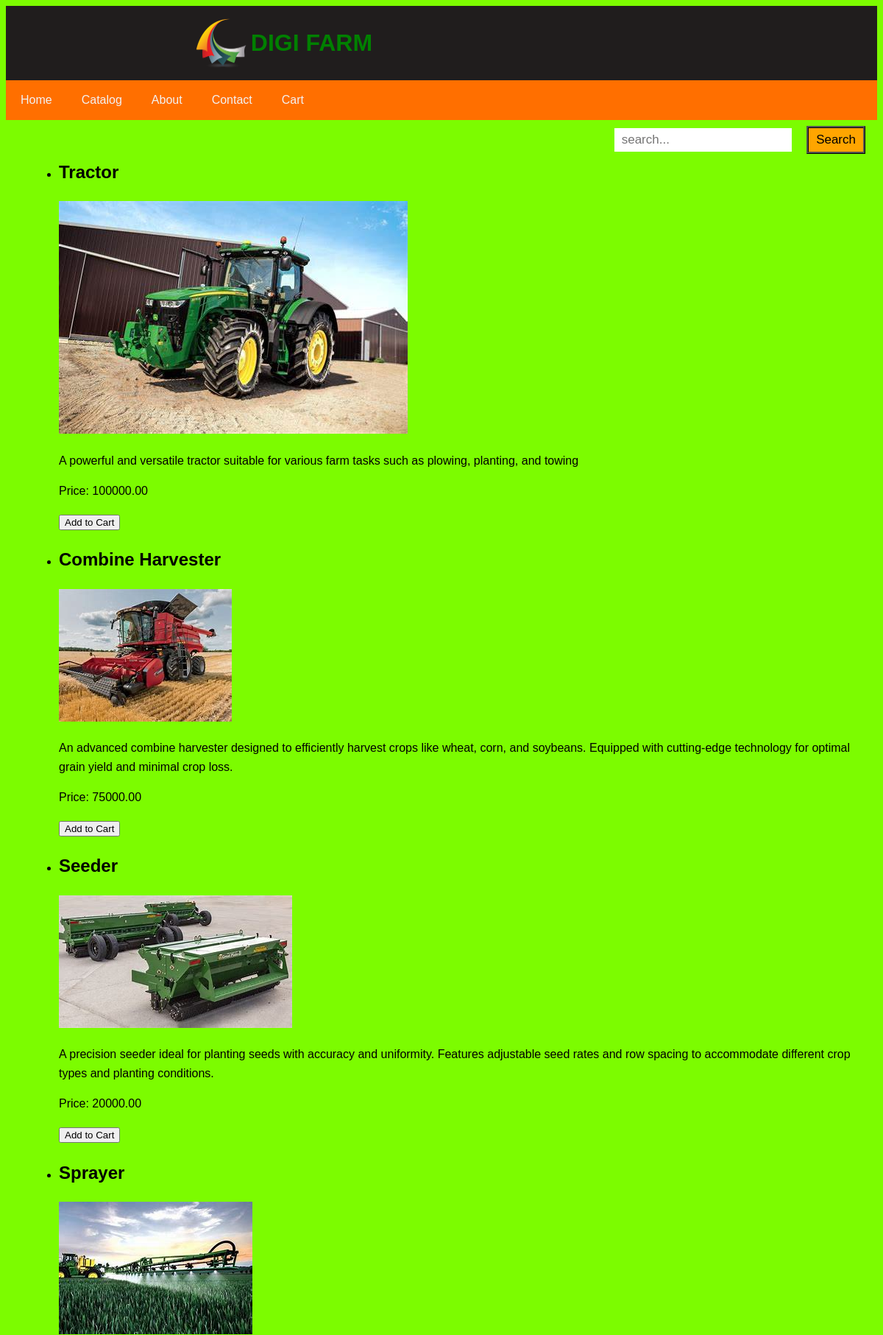
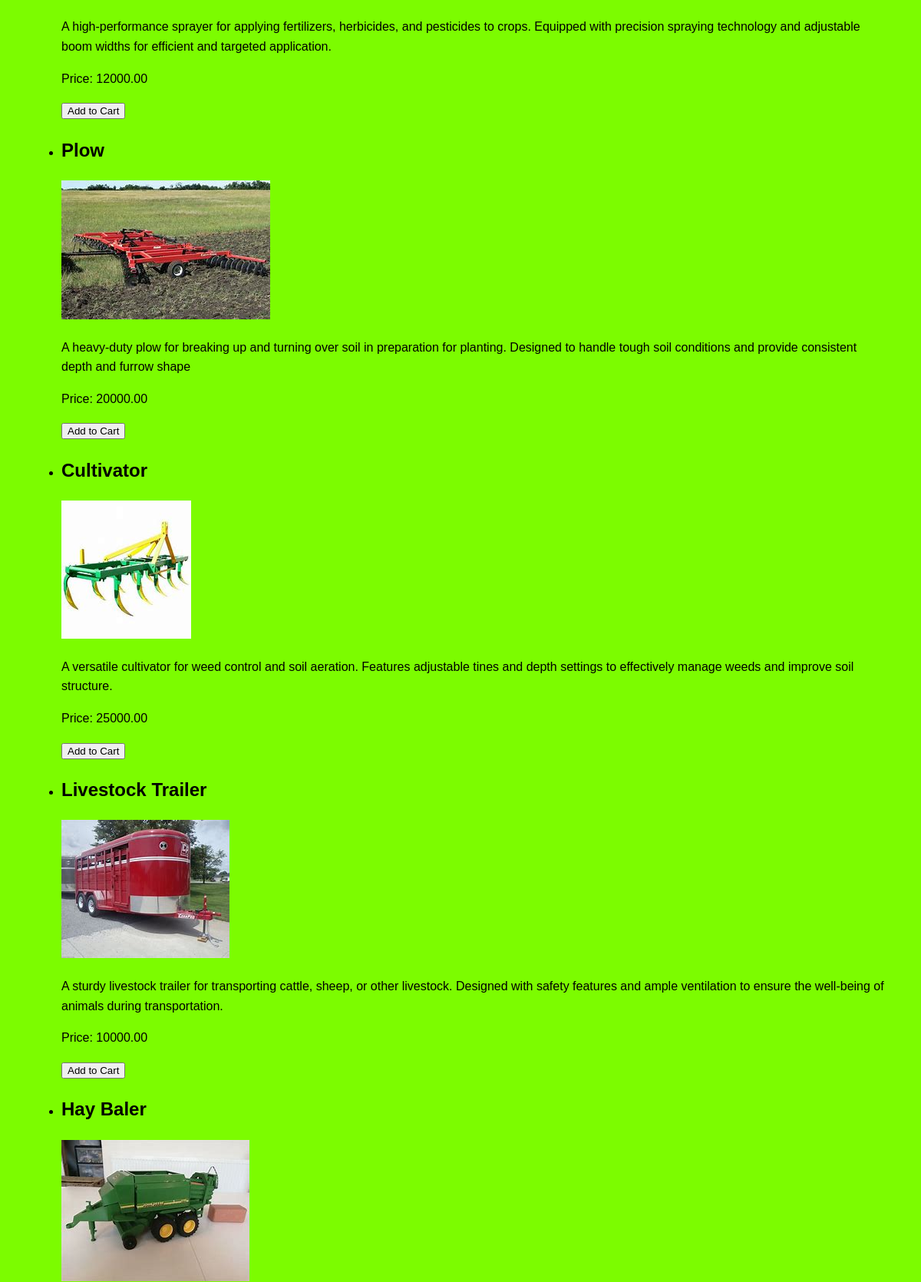
The app's page /search/ (upper part) with its own data (2 pictures, top to bottom).
### hello/models.py (models this page shows, shortened)
class FarmingEquipment(models.Model):
  name = models.CharField(max_length=255, unique=True)  # Enforces unique product names
  image = models.ImageField(upload_to='hello/images')
  description = models.TextField()  # Allows for longer descriptions
  price = models.DecimalField(max_digits=10, decimal_places=2)

### hello/views.py (the view)
# urls.py: path("search/", views.search, name="search"),
def search(request):
  search_term = request.GET.get('search', '')  # Get search term (default empty string)
  if search_term:
    products = FarmingEquipment.objects.filter(name__icontains=search_term)  # Case-insensitive search
  else:
    products = FarmingEquipment.objects.all()  # Display all products if no search term
  context = {
      'products': products,
      'search_term': search_term,  # Pass search term for potential UI updates
  }
  return render(request, "hello/search.html", context)

### hello/templates/hello/search.html (shortened to what this page needs)
{% extends "hello/layout.html" %}
{% block content %}
<main>
    <section id="equipment-list" class="equipment-list">
        {% if products %}
        <ul>
            {% for FarmingEquipment in products %}
                <li>
                    <h2>{{ FarmingEquipment.name }}</h2>
                    <img src="{{ FarmingEquipment.image.url }}" alt="{{ FarmingEquipment.name }}">
                    <p>{{ FarmingEquipment.description }}</p>
                    <p>Price: {{ FarmingEquipment.price }}</p>
                    <form action="{% url 'add_to_cart' FarmingEquipment.id %}" method="post">
                        <button type="submit">Add to Cart</button>
                    </form>
                </li>
            {% endfor %}
        </ul>
    {% else %}
        <p>No products found.</p>
    {% endif %}
    </section>
</main>
{% endblock %}

### hello/static/hello/style.css (style rules this page uses)
main { padding: 2rem; }
body { background-image: url('C:\Users\joeki\Documents\Notes\Code practice\Internet Project\bc1.jpg'); background-size: cover; background-position: center; background-repeat: no-repeat; font-family: Arial, sans-serif; line-height: 1.6; background-color: lawngreen; }

### records on screen
FarmingEquipment: name "Tractor", image (picture), description "A powerful and versatile tractor suitable for various farm tasks such as plowing, planting, and towing", price "100000.00"
FarmingEquipment: name "Combine Harvester", image (picture), description "An advanced combine harvester designed to efficiently harvest crops like wheat, corn, and soybeans. Equipped with cutting-edge technology for optimal grain yield and minimal crop loss.", price "75000.00"
FarmingEquipment: name "Seeder", image (picture), description "A precision seeder ideal for planting seeds with accuracy and uniformity. Features adjustable seed rates and row spacing to accommodate different crop types and planting conditions.", price "20000.00"
FarmingEquipment: name "Sprayer", image (picture), description "A high-performance sprayer for applying fertilizers, herbicides, and pesticides to crops. Equipped with precision spraying technology and adjustable boom widths for efficient and targeted application.", price "12000.00"
FarmingEquipment: name "Plow", image (picture), description "A heavy-duty plow for breaking up and turning over soil in preparation for planting. Designed to handle tough soil conditions and provide consistent depth and furrow shape", price "20000.00"
FarmingEquipment: name "Cultivator", image (picture), description "A versatile cultivator for weed control and soil aeration. Features adjustable tines and depth settings to effectively manage weeds and improve soil structure.", price "25000.00"
FarmingEquipment: name "Livestock Trailer", image (picture), description "A sturdy livestock trailer for transporting cattle, sheep, or other livestock. Designed with safety features and ample ventilation to ensure the well-being of animals during transportation.", price "10000.00"
FarmingEquipment: name "Hay Baler", image (picture)
